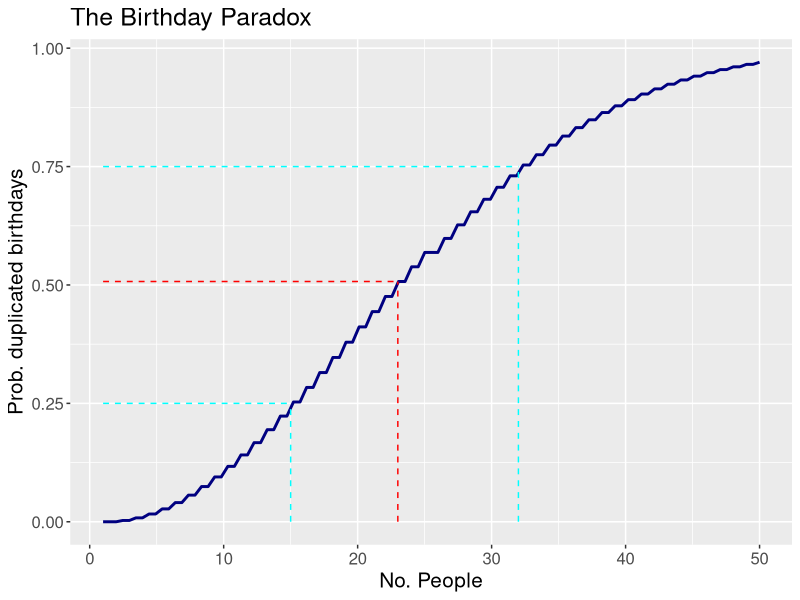

Generate this figure with R:
## ---- chunk 1
#| label: setup
#| include: FALSE 
knitr::opts_chunk$set(
  collapse = TRUE,
  comment = "#>",
  fig.path = "figures/birthday-paradox-"
)
library(ggplot2)
## ---- chunk 2
px <- (1 / 365)^23 * prod(365:343)
px

# probability of NOT all different
(1 - px)
## ---- chunk 3
#| label: prob-fun
# x = number of people (trials), can be vectorized
# dpy = days-per-year
prob_fun <- function(x, dpy = 365L) {
  x <- as.integer(x)
  vapply(x, \(.x) {
    v <- seq(dpy, dpy - .x + 1L)
    1 - (1 / dpy)^.x * prod(v)
  }, NA_real_, USE.NAMES = FALSE)
}
ppl <- 23
prob_fun(ppl)   # confirms the above
## ---- chunk 4
#| label: ggplot-prob-fun
base <- ggplot() + xlim(1, 50)
base +
  geom_function(fun = prob_fun, colour = "navy", linewidth = 1) +
  labs(title = "The Birthday Paradox", x = "No. People",
       y = "Prob. duplicated birthdays") +
  annotate("segment",
           x = c(ppl, 1), xend = rep(ppl, 2),
           y = c(0, prob_fun(ppl)), yend = rep(prob_fun(ppl), 2),
           linetype = "dashed", colour = "red"
  ) +
  annotate("segment",
           x = c(32, 1), xend = rep(32, 2),
           y = c(0, 0.75), yend = c(0.75, 0.75),
           linetype = "dashed", colour = "cyan"
  ) +
  annotate("segment",
           x = c(15, 1), xend = rep(15, 2),
           y = c(0, 0.25), yend = c(0.25, 0.25),
           linetype = "dashed", colour = "cyan"
  ) +
 theme(text = element_text(size = 15))
## ---- chunk 5
reps <- 10000
rsim <- withr::with_seed(101,              # set seed for reproducibility
  replicate(
    reps,                                  # nsims
    round(runif(ppl, min = 1, max = 365))) # n = 23; X ~ U(1, 365)
)
counts <- apply(rsim, 2, \(.x) table(.x))  # tabulate counts of duplicate wells
dupes <- vapply(counts, \(.x) any(.x == 2), NA) # any (>1) duplicates present!
prob  <- mean(dupes)
prob
